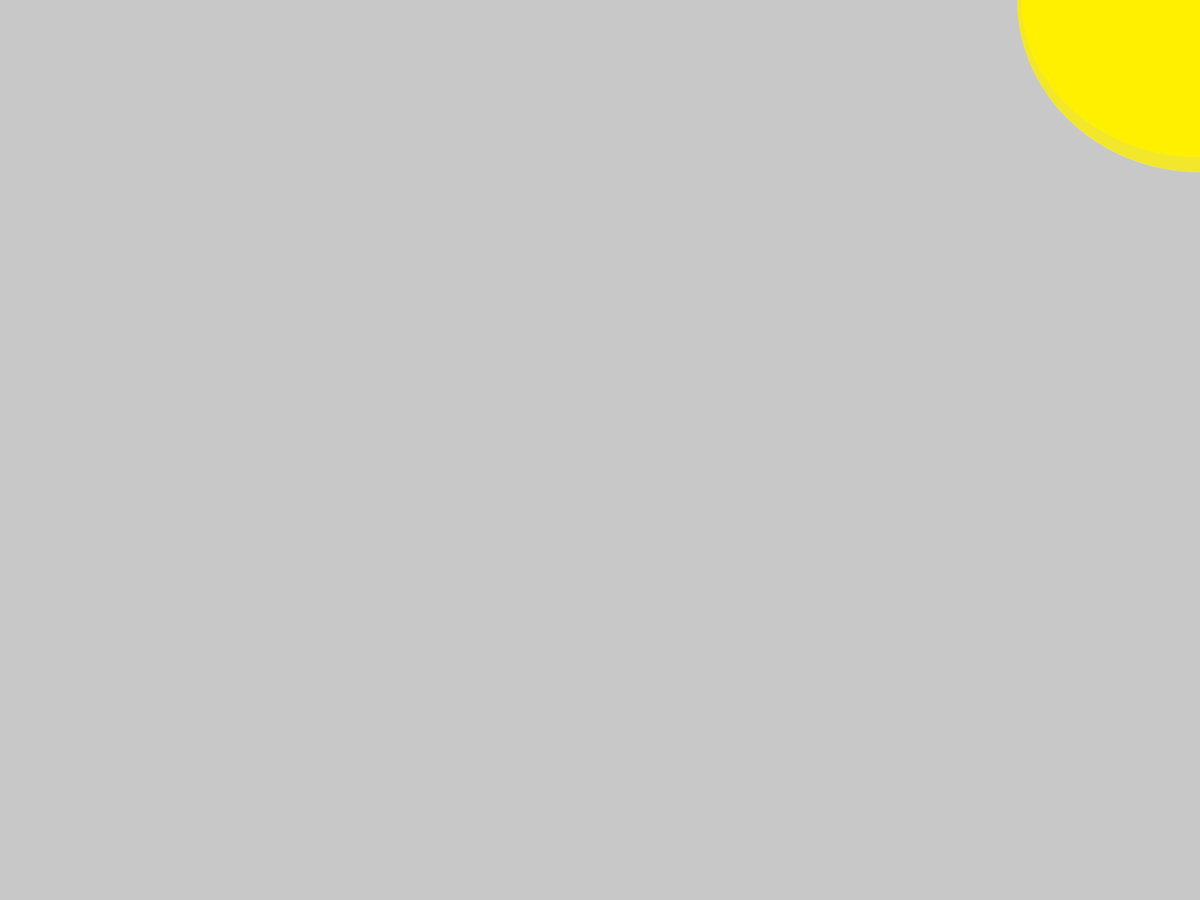
Frame 1 (no input)
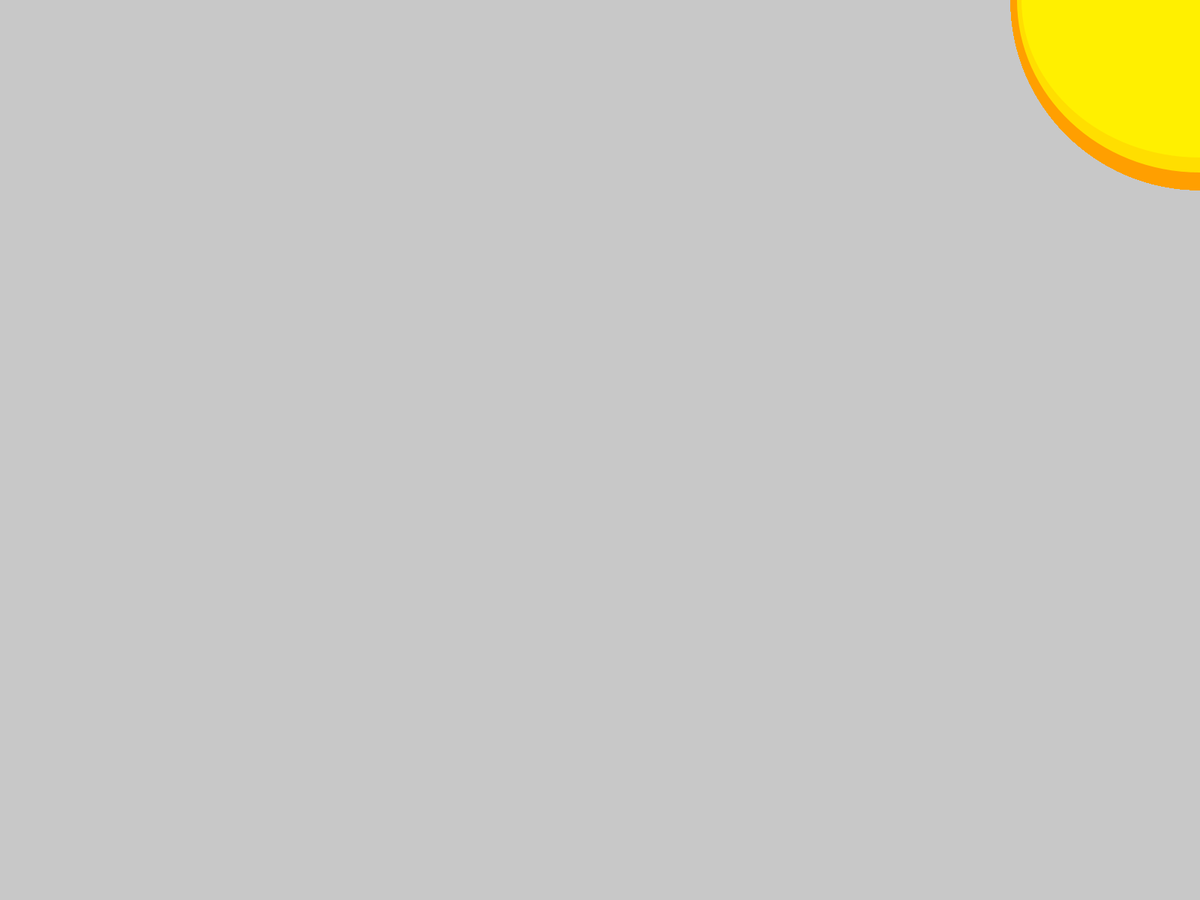
Frame 60 (the mouse pressed at the canvas centre just before this capture)
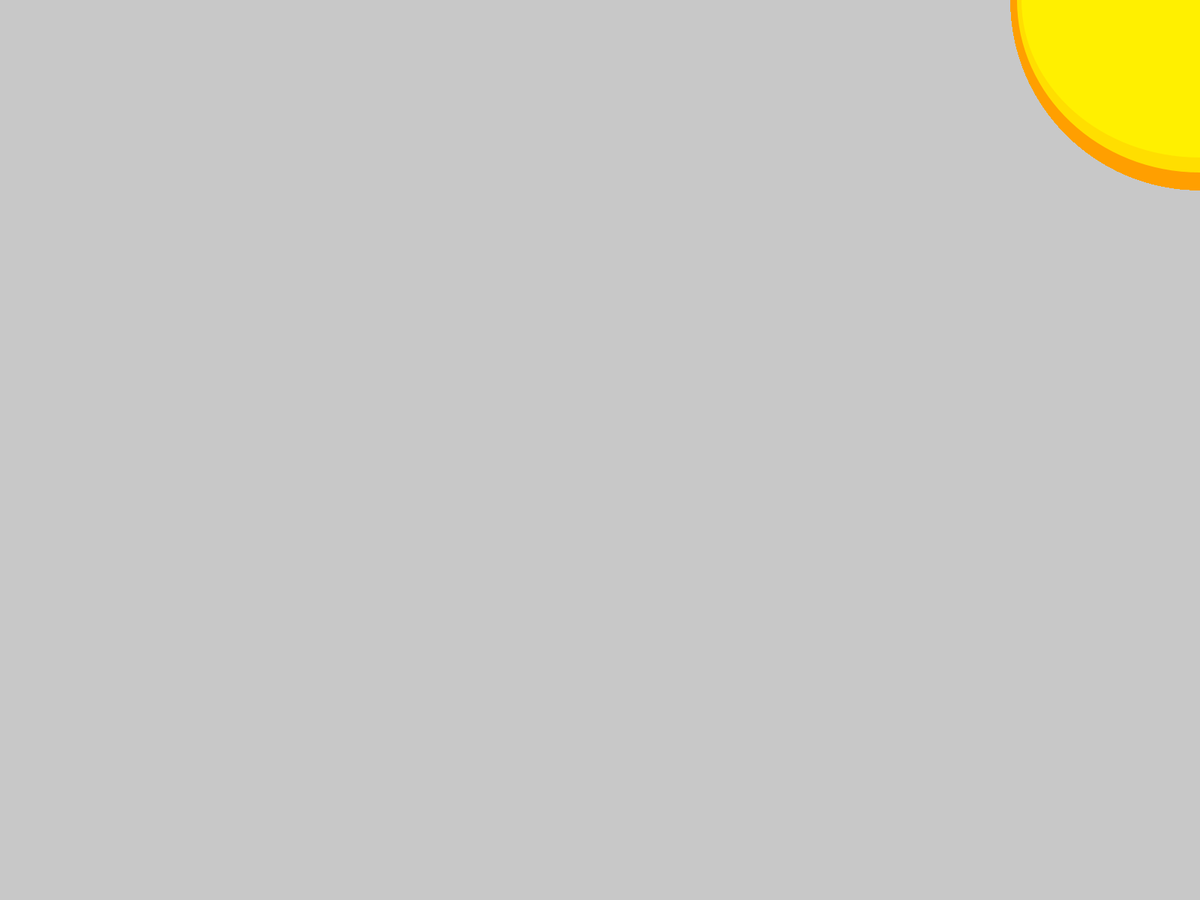
Frame 120 (the mouse held since frame 60 and released just before this capture)

The Processing sketch that drew these frames (run headless with seeded random() and noise(); from frame 60 on, the mouse is pressed at the canvas centre):

// Processing sketch: Sun_Class
// ── Sun_Class.pde
Sun sun;

void setup() {
  size(1920, 1080);
  background(200,200,200);
  fullScreen();
  sun = new Sun(width, 0, 250, color(#fff000), color(#ff9f00), 6, 20, 200);
}

void draw() {
  sun.drawSun();
}

void keyPressed() {
  if (key == 'x' || keyCode == 27) {
    exit();
  }
}

void generateCloud() {
  
}

class Sun {
  int posX = width; 
  int posY = 0; 
  int radius = 250; 
  color sunColor = color(#fff000);
  color rayColor = color(#ff9f00);
  int glowMinWeight = 8;
  int glowMaxWeight = 30;
  int gradientAlpha = 200;

  Sun(int x, int y, int rad, color sunCol, color rayCol, int glowMinW, int glowMaxW, int gradAlpha) {
    this.posX = x; 
    this.posY = y; 
    this.radius = rad; 
    this.sunColor = sunCol;
    this.rayColor = rayCol;
    this.glowMinWeight = glowMinW;
    this.glowMaxWeight = glowMaxW;
    this.gradientAlpha = gradAlpha;
  }
  
  void drawSun() {
  stroke(rayColor);
  strokeWeight(glowMinWeight);
  fill(rayColor);
  circle(posX, posY, radius);
  
  int glowMin = radius - glowMinWeight;
  int glowMax = radius - glowMaxWeight;
  
  noStroke();
  ellipseMode(RADIUS); // Sets the center of the ellipse to posX and posY, but also changes drawings using ellipse in the process. Change back after if needed <-- !!! IMPORTANT !!!
  fill(sunColor, gradientAlpha);
  ellipse(posX, posY, glowMin, glowMax);
  fill(sunColor);
  ellipse(posX, posY, glowMin-glowMinWeight, glowMax-glowMaxWeight);
}
  
}
